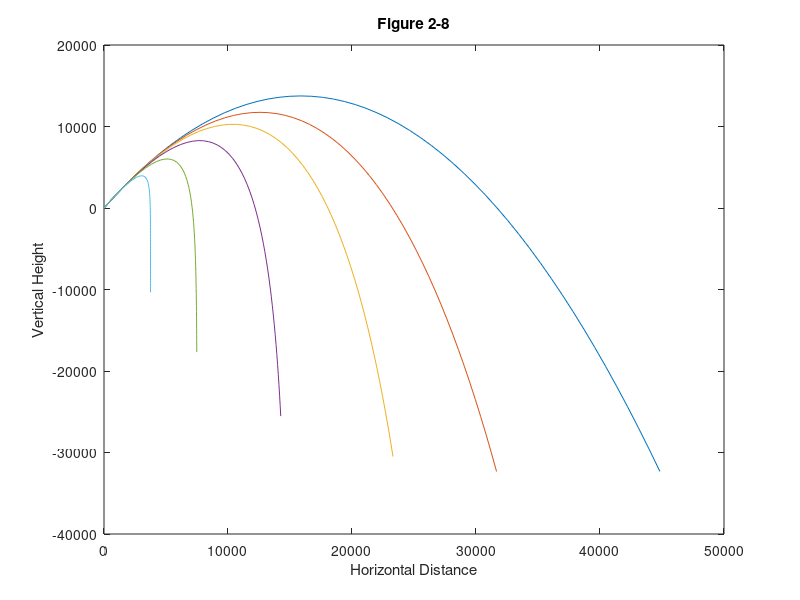
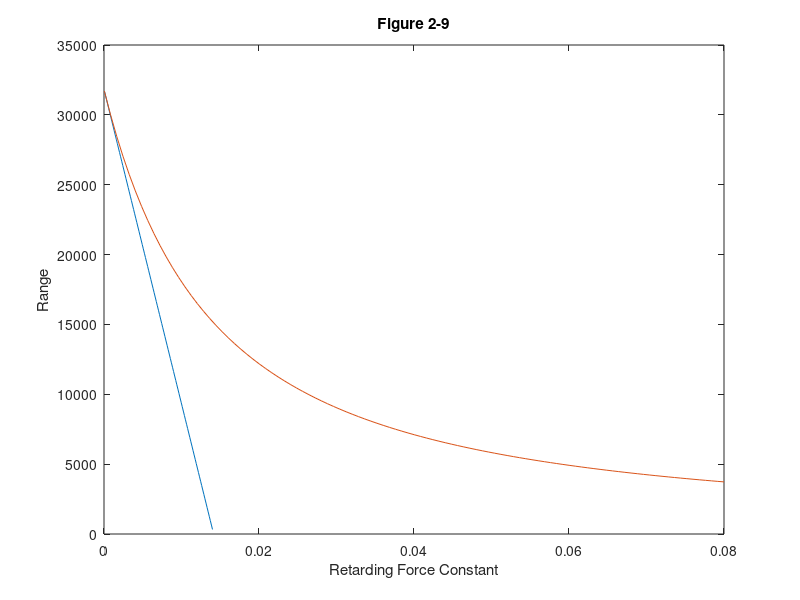

Write the MATLAB code that produced these figures, in order.
%Problem 35, chapter 2
%Alessandro Di Gregorio
clear all

g= 9.8;
V0= 600;
nt=52
theta= (1/3)*pi;
tmin=0;
tmax=150;
t= linspace(tmin, tmax, nt);
kmin=0.00005;
kmax=0.014;
nk=101;
kint= linspace(kmin, kmax, nk);
k= [0.00005, 0.005, 0.01, 0.02, 0.04, 0.08]
kmax2=0.08;
kint2= linspace(kmin, kmax2, nk);
figure(1);

for j= 1:6

  x = (V0*cos(theta)*(1-exp(-k(j)*t)))/k(j);
  y = -(g*t/k(j))+((k(j)*V0*sin(theta)+g)/k(j)^2)*(1-exp(-k(j)*t))

  plot(x, y)
  hold on;

endfor

  xlabel("Horizontal Distance");
  ylabel("Vertical Height");
  title("Figure 2-8");

hold off;

figure(2);
Rp= 31820*(1-((4*kint*V0*sin(theta))/(3*g)));

T= zeros(1, nk);
initialguess = 85;
for i=1:nk

    yt =@(t) (-g*t/(kint2(i)))+((kint2(i)*V0*sin(theta)+g)/(kint2(i)^2))*(1-exp(-kint2(i)*t));

    T(i) = fzero(yt, initialguess);
endfor

for i= 1:nk

 Rk(i)= (V0*cos(theta)/kint2(i))*(1-exp(-kint2(i)*T(i)));

endfor


  plot(kint, Rp);
  xlabel("Retarding Force Constant");
  ylabel("Range");
  title("Figure 2-9");
  hold on;
  plot(kint2, Rk)
  xlabel("Retarding Force Constant");
  ylabel("Range");
  title("Figure 2-9");

  hold off;

